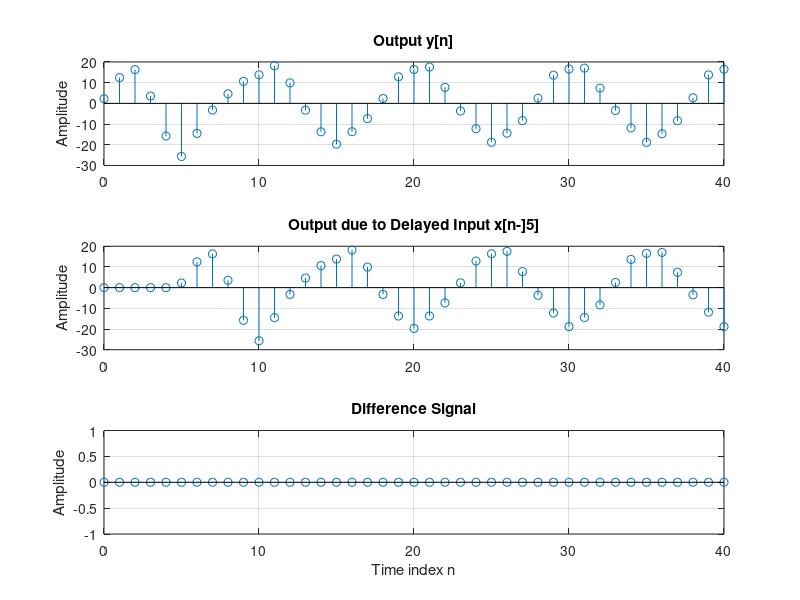

The MATLAB source for this figure:
n = 0:40; D = 5;a = 3.0;b = -2;
x = a*cos(2*pi*0.1*n) + b*cos(2*pi*0.4*n);
xd = [zeros(1,D) x];
num = [2.2403 2.4908 2.2403];den = [1 -0.4 0.75];
y = filter(num,den,x);yd = filter(num,den,xd);
d = y - yd(1+D:41+D);
subplot(3,1,1);stem(n,y);ylabel('Amplitude'); 
title('Output y[n]'); grid;
subplot(3,1,2);stem(n,yd(1:41));
ylabel('Amplitude');
title(['Output due to Delayed Input x[n-]',num2str(D),']']); grid;
subplot(3,1,3);stem(n,d);
xlabel('Time index n'); ylabel('Amplitude');
title('Difference Signal'); grid;
